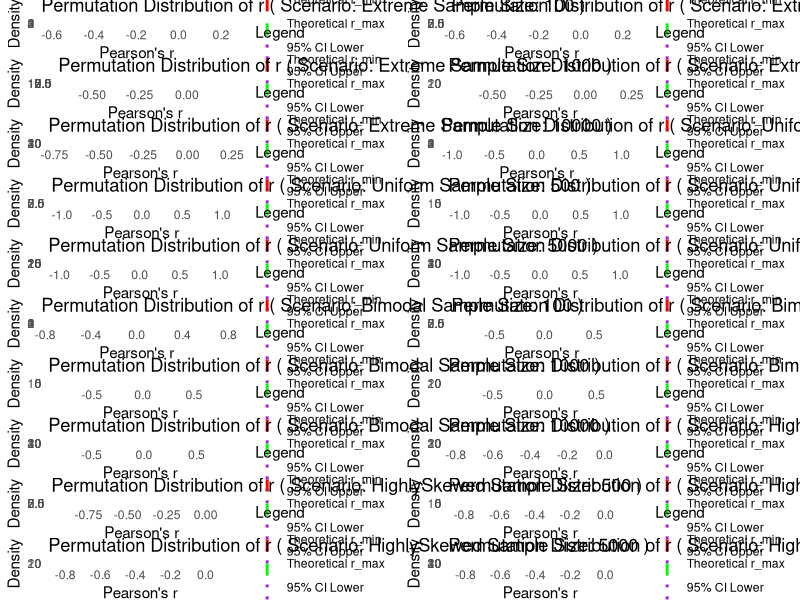
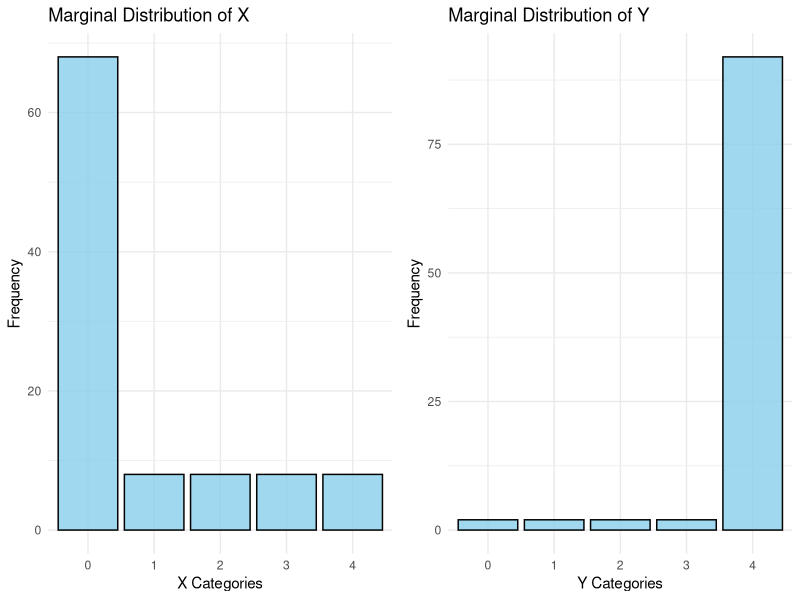
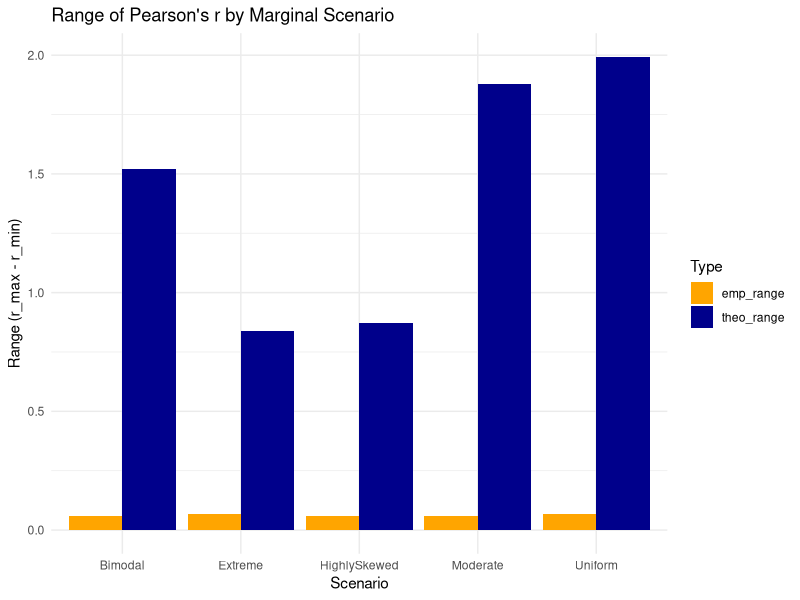

The R script that drew these images, in order:
# Load required libraries
library(ggplot2)
library(gridExtra)
library(dplyr)

# -----------------------------------------------------------------------------
# 1. Functions for theoretical correlations and simulation

# Function to compute the maximum correlation (comonotonic coupling)
max_corr_sorted <- function(marginalX, marginalY, sample_size = 10000) {
	# If marginals sum to ~1, treat as probabilities and generate counts.
	if (sum(marginalX) <= 1.1) {
		countsX <- as.vector(rmultinom(1, size = sample_size, prob = marginalX))
	} else {
		countsX <- marginalX
		sample_size <- sum(countsX)
	}
	if (sum(marginalY) <= 1.1) {
		countsY <- as.vector(rmultinom(1, size = sample_size, prob = marginalY))
	} else {
		countsY <- marginalY
		if (sum(countsY) != sample_size) stop("Counts for X and Y must be equal.")
	}
	
	x_levels <- 0:(length(countsX) - 1)
	y_levels <- 0:(length(countsY) - 1)
	
	pX <- countsX / sum(countsX)
	pY <- countsY / sum(countsY)
	muX <- sum(x_levels * pX)
	muY <- sum(y_levels * pY)
	sigmaX <- sqrt(sum(x_levels^2 * pX) - muX^2)
	sigmaY <- sqrt(sum(y_levels^2 * pY) - muY^2)
	
	# Compute the joint distribution using cumulative probabilities (Fréchet–Hoeffding upper bound)
	cum_pX <- cumsum(pX)
	cum_pY <- cumsum(pY)
	joint <- matrix(0, nrow = length(x_levels), ncol = length(y_levels))
	
	i <- 1; j <- 1
	cumX_prev <- 0; cumY_prev <- 0
	while (i <= length(x_levels) && j <= length(y_levels)) {
		currX <- cum_pX[i]
		currY <- cum_pY[j]
		joint[i, j] <- min(currX, currY) - max(cumX_prev, cumY_prev)
		
		if (currX < currY) {
			cumX_prev <- currX
			i <- i + 1
		} else if (currX > currY) {
			cumY_prev <- currY
			j <- j + 1
		} else {
			cumX_prev <- currX
			cumY_prev <- currY
			i <- i + 1
			j <- j + 1
		}
	}
	
	E_XY <- sum(outer(x_levels, y_levels, FUN = "*") * joint)
	r_max <- (E_XY - muX * muY) / (sigmaX * sigmaY)
	return(r_max)
}

# Function to compute the minimum correlation (anti-comonotonic pairing)
min_corr_sorted <- function(marginalX, marginalY, sample_size = 10000) {
	if (sum(marginalX) <= 1.1) {
		countsX <- as.vector(rmultinom(1, size = sample_size, prob = marginalX))
	} else {
		countsX <- marginalX
		sample_size <- sum(countsX)
	}
	if (sum(marginalY) <= 1.1) {
		countsY <- as.vector(rmultinom(1, size = sample_size, prob = marginalY))
	} else {
		countsY <- marginalY
		if (sum(countsY) != sample_size) stop("Counts for X and Y must be equal.")
	}
	
	x_levels <- 0:(length(countsX) - 1)
	y_levels <- 0:(length(countsY) - 1)
	
	x_vec <- rep(x_levels, times = countsX)
	y_vec <- rep(y_levels, times = countsY)
	
	# For r_min, pair highest X with lowest Y.
	x_sorted <- sort(x_vec, decreasing = TRUE)
	y_sorted <- sort(y_vec, decreasing = FALSE)
	
	r_min <- cor(x_sorted, y_sorted)
	return(r_min)
}

# Function to simulate the permutation (randomization) distribution of Pearson's r
simulate_random_corr <- function(marginalX, marginalY, nsim = 1000, sample_size = 10000) {
	if (sum(marginalX) <= 1.1) {
		countsX <- as.vector(rmultinom(1, size = sample_size, prob = marginalX))
	} else {
		countsX <- marginalX
		sample_size <- sum(countsX)
	}
	if (sum(marginalY) <= 1.1) {
		countsY <- as.vector(rmultinom(1, size = sample_size, prob = marginalY))
	} else {
		countsY <- marginalY
		if (sum(countsY) != sample_size) stop("Counts for X and Y must be equal.")
	}
	
	x_levels <- 0:(length(countsX) - 1)
	y_levels <- 0:(length(countsY) - 1)
	
	x_vec <- rep(x_levels, times = countsX)
	y_vec <- rep(y_levels, times = countsY)
	
	r_vals <- numeric(nsim)
	for (i in 1:nsim) {
		x_perm <- sample(x_vec, size = length(x_vec), replace = FALSE)
		y_perm <- sample(y_vec, size = length(y_vec), replace = FALSE)
		r_vals[i] <- cor(x_perm, y_perm)
	}
	return(r_vals)
}

# -----------------------------------------------------------------------------
# 2. Define ggplot functions for displaying results

# Function to plot the empirical distribution of Pearson's r with vertical lines and legend
plot_empirical_distribution <- function(r_vals, r_min, r_max, ci_bounds,
										main = "Empirical Distribution of Pearson's r") {
	df <- data.frame(r = r_vals)
	
	# Set x-axis limits to include r_min and r_max
	x_lower <- min(r_min, quantile(r_vals, 0.01)) - 0.05
	x_upper <- max(r_max, quantile(r_vals, 0.99)) + 0.05
	
	vlines <- data.frame(
		xintercept = c(r_min, r_max, ci_bounds[1], ci_bounds[2]),
		label = factor(c("Theoretical r_min", "Theoretical r_max", "95% CI Lower", "95% CI Upper"),
					   levels = c("Theoretical r_min", "Theoretical r_max", "95% CI Lower", "95% CI Upper"))
	)
	
	p <- ggplot(df, aes(x = r)) +
		geom_histogram(aes(y = ..density..), bins = 30,
					   fill = "lightblue", color = "white", alpha = 0.7) +
		geom_density(color = "darkblue", size = 1) +
		geom_vline(data = vlines,
				   aes(xintercept = xintercept, color = label, linetype = label),
				   size = 1) +
		scale_color_manual(name = "Legend", 
						   values = c("Theoretical r_min" = "red", 
						   		   "Theoretical r_max" = "green", 
						   		   "95% CI Lower" = "purple", 
						   		   "95% CI Upper" = "purple")) +
		scale_linetype_manual(name = "Legend",
							  values = c("Theoretical r_min" = "dashed", 
							  		   "Theoretical r_max" = "dashed", 
							  		   "95% CI Lower" = "dotted", 
							  		   "95% CI Upper" = "dotted")) +
		labs(title = main,
			 x = "Pearson's r",
			 y = "Density") +
		xlim(x_lower, x_upper) +
		theme_minimal()
	return(p)
}

# Function to plot a marginal distribution as a bar plot using ggplot2
plot_marginal <- function(counts, varname = "X") {
	df <- data.frame(Category = factor(0:(length(counts)-1)),
					 Frequency = counts)
	p <- ggplot(df, aes(x = Category, y = Frequency)) +
		geom_bar(stat = "identity", fill = "skyblue", color = "black", alpha = 0.8) +
		labs(title = paste("Marginal Distribution of", varname),
			 x = paste(varname, "Categories"),
			 y = "Frequency") +
		theme_minimal()
	return(p)
}

# -----------------------------------------------------------------------------
# 3. Simulation study: Explore cases where the simulated extremes are nearly the theoretical bounds.
#
# We now include additional scenarios in the scenarios list.
scenarios <- list(
	Extreme = list(
		marginalX = c(0.7, rep(0.3/4, 4)),
		marginalY = c(rep(0.02, 4), 1 - 0.02*4)
	),
	Uniform = list(
		marginalX = rep(1/5, 5),
		marginalY = rep(1/5, 5)
	),
	Bimodal = list(
		marginalX = c(0.45, 0.05, 0.05, 0.05, 0.4),
		marginalY = c(0.1, 0.1, 0.1, 0.1, 0.6)
	),
	HighlySkewed = list(
		marginalX = c(0.9, rep(0.1/4, 4)),
		marginalY = c(rep(0.01, 4), 1 - 0.01*4)
	)
)
sample_sizes <- c(100, 500, 1000, 5000, 10000)

# Storage for summary statistics, simulated r values, and glued pairs.
summary_df <- data.frame()
sim_r_df <- data.frame()
glued_pairs <- list()  # nested list: glued_pairs[[scenario]][[sample_size]] = list(max = , min = )

# Loop over scenarios and sample_sizes.
for (sc in names(scenarios)) {
	pX <- scenarios[[sc]]$marginalX
	pY <- scenarios[[sc]]$marginalY
	glued_pairs[[sc]] <- list()
	
	for (s in sample_sizes) {
		# Compute theoretical bounds.
		r_min_val <- min_corr_sorted(pX, pY, sample_size = s)
		r_max_val <- max_corr_sorted(pX, pY, sample_size = s)
		
		# Simulate permutation distribution.
		r_sim <- simulate_random_corr(pX, pY, nsim = 1000, sample_size = s)
		med_r <- median(r_sim)
		lower_ci <- quantile(r_sim, 0.025)
		upper_ci <- quantile(r_sim, 0.975)
		
		# Save summary statistics (also compute differences).
		diff_lower <- abs(r_min_val - lower_ci)
		diff_upper <- abs(r_max_val - upper_ci)
		summary_df <- rbind(summary_df, data.frame(
			scenario = sc,
			sample_size = s,
			r_min = r_min_val,
			lower_ci = lower_ci,
			diff_lower = diff_lower,
			r_max = r_max_val,
			upper_ci = upper_ci,
			diff_upper = diff_upper,
			median_r = med_r
		))
		
		# Save simulated r values.
		sim_r_df <- rbind(sim_r_df, data.frame(
			scenario = sc,
			sample_size = s,
			r = r_sim
		))
		
		# Save "glued pairs" (joint distributions) for r_max and r_min.
		# Create counts from probabilities, ensuring they sum exactly to s.
		x_levels <- 0:(length(pX)-1)
		y_levels <- 0:(length(pY)-1)
		
		countsX <- round(pX * s)
		diffX <- s - sum(countsX)
		if(diffX != 0) {
			i_max <- which.max(countsX)
			countsX[i_max] <- countsX[i_max] + diffX
		}
		countsY <- round(pY * s)
		diffY <- s - sum(countsY)
		if(diffY != 0) {
			i_max <- which.max(countsY)
			countsY[i_max] <- countsY[i_max] + diffY
		}
		
		x_vec <- rep(x_levels, times = countsX)
		y_vec <- rep(y_levels, times = countsY)
		
		max_pairs <- data.frame(X = sort(x_vec, decreasing = TRUE),
								Y = sort(y_vec, decreasing = TRUE))
		min_pairs <- data.frame(X = sort(x_vec, decreasing = TRUE),
								Y = sort(y_vec, decreasing = FALSE))
		
		glued_pairs[[sc]][[as.character(s)]] <- list(max = max_pairs, min = min_pairs)
	}
}

# Print the simulation summary.
cat("Simulation Summary:\n")
print(summary_df)

# Identify cases where the theoretical lower bound is nearly equal to the 2.5% quantile 
# and the upper bound is nearly equal to the 97.5% quantile.
threshold <- 0.91  # tolerance for differences
cat("\nCases where |r_min - lower_ci| < ", threshold, " and |r_max - upper_ci| < ", threshold, ":\n", sep = "")
print(subset(summary_df, diff_lower < threshold & diff_upper < threshold))

# Optionally, arrange and display all the permutation distribution plots.
plots <- list()
for (i in 1:nrow(summary_df)) {
	row <- summary_df[i, ]
	title_str <- paste("Scenario:", row$scenario, "Sample Size:", row$sample_size)
	r_vals <- sim_r_df %>% filter(scenario == row$scenario, sample_size == row$sample_size) %>% pull(r)
	ci_bounds <- c(row$lower_ci, row$upper_ci)
	p_emp <- plot_empirical_distribution(r_vals, row$r_min, row$r_max, ci_bounds,
										 main = paste("Permutation Distribution of r (", title_str, ")", sep = " "))
	plots[[i]] <- p_emp
}
grid.arrange(grobs = plots, ncol = 2)

# -----------------------------------------------------------------------------
# Also, display the marginal distributions for one instance as an example.
# (We use the "Extreme" scenario at the smallest sample_size.)
example_sample_size <- sample_sizes[1]
example_pX <- scenarios[["Extreme"]]$marginalX
example_pY <- scenarios[["Extreme"]]$marginalY
example_countsX <- round(example_pX * example_sample_size)
diffX <- example_sample_size - sum(example_countsX)
if(diffX != 0) {
	i_max <- which.max(example_countsX)
	example_countsX[i_max] <- example_countsX[i_max] + diffX
}
example_countsY <- round(example_pY * example_sample_size)
diffY <- example_sample_size - sum(example_countsY)
if(diffY != 0) {
	i_max <- which.max(example_countsY)
	example_countsY[i_max] <- example_countsY[i_max] + diffY
}

cat("\nMarginal Distribution for X (counts, Extreme scenario):\n")
print(data.frame(Category = 0:(length(example_countsX)-1),
				 Frequency = example_countsX))
cat("\nMarginal Distribution for Y (counts, Extreme scenario):\n")
print(data.frame(Category = 0:(length(example_countsY)-1),
				 Frequency = example_countsY))

pX_plot <- plot_marginal(example_countsX, varname = "X")
pY_plot <- plot_marginal(example_countsY, varname = "Y")
grid.arrange(pX_plot, pY_plot, ncol = 2)

# -----------------------------------------------------------------------------
# Optionally, inspect the glued pairs for one example.
# For instance, for the "Extreme" scenario at sample_size = 500.
example_glued <- glued_pairs[["Extreme"]][["500"]]
cat("\nGlued pairs for maximum correlation (Extreme, sample_size = 500):\n")
print(head(example_glued$max, 10))
cat("\nGlued pairs for minimum correlation (Extreme, sample_size = 500):\n")
print(head(example_glued$min, 10))






###########


# Load required libraries
library(ggplot2)
library(dplyr)
library(tidyr)

# -------------------------------
# 1. Define functions (same as before)

# Function to compute the maximum correlation (comonotonic coupling)
max_corr_sorted <- function(marginalX, marginalY, sample_size = 10000) {
	if (sum(marginalX) <= 1.1) {
		countsX <- as.vector(rmultinom(1, size = sample_size, prob = marginalX))
	} else {
		countsX <- marginalX
		sample_size <- sum(countsX)
	}
	if (sum(marginalY) <= 1.1) {
		countsY <- as.vector(rmultinom(1, size = sample_size, prob = marginalY))
	} else {
		countsY <- marginalY
		if (sum(countsY) != sample_size) stop("Counts for X and Y must be equal.")
	}
	
	x_levels <- 0:(length(countsX) - 1)
	y_levels <- 0:(length(countsY) - 1)
	
	pX <- countsX / sum(countsX)
	pY <- countsY / sum(countsY)
	muX <- sum(x_levels * pX)
	muY <- sum(y_levels * pY)
	sigmaX <- sqrt(sum(x_levels^2 * pX) - muX^2)
	sigmaY <- sqrt(sum(y_levels^2 * pY) - muY^2)
	
	cum_pX <- cumsum(pX)
	cum_pY <- cumsum(pY)
	joint <- matrix(0, nrow = length(x_levels), ncol = length(y_levels))
	
	i <- 1; j <- 1
	cumX_prev <- 0; cumY_prev <- 0
	while (i <= length(x_levels) && j <= length(y_levels)) {
		currX <- cum_pX[i]
		currY <- cum_pY[j]
		joint[i, j] <- min(currX, currY) - max(cumX_prev, cumY_prev)
		
		if (currX < currY) {
			cumX_prev <- currX; i <- i + 1
		} else if (currX > currY) {
			cumY_prev <- currY; j <- j + 1
		} else {
			cumX_prev <- currX; cumY_prev <- currY; i <- i + 1; j <- j + 1
		}
	}
	
	E_XY <- sum(outer(x_levels, y_levels, FUN = "*") * joint)
	r_max <- (E_XY - muX * muY) / (sigmaX * sigmaY)
	return(r_max)
}

# Function to compute the minimum correlation (anti-comonotonic pairing)
min_corr_sorted <- function(marginalX, marginalY, sample_size = 10000) {
	if (sum(marginalX) <= 1.1) {
		countsX <- as.vector(rmultinom(1, size = sample_size, prob = marginalX))
	} else {
		countsX <- marginalX
		sample_size <- sum(countsX)
	}
	if (sum(marginalY) <= 1.1) {
		countsY <- as.vector(rmultinom(1, size = sample_size, prob = marginalY))
	} else {
		countsY <- marginalY
		if (sum(countsY) != sample_size) stop("Counts for X and Y must be equal.")
	}
	
	x_levels <- 0:(length(countsX) - 1)
	y_levels <- 0:(length(countsY) - 1)
	
	x_vec <- rep(x_levels, times = countsX)
	y_vec <- rep(y_levels, times = countsY)
	
	# For r_min, pair highest X with lowest Y.
	x_sorted <- sort(x_vec, decreasing = TRUE)
	y_sorted <- sort(y_vec, decreasing = FALSE)
	
	r_min <- cor(x_sorted, y_sorted)
	return(r_min)
}

# Function to simulate the permutation distribution of Pearson's r
simulate_random_corr <- function(marginalX, marginalY, nsim = 1000, sample_size = 10000) {
	if (sum(marginalX) <= 1.1) {
		countsX <- as.vector(rmultinom(1, size = sample_size, prob = marginalX))
	} else {
		countsX <- marginalX
		sample_size <- sum(countsX)
	}
	if (sum(marginalY) <= 1.1) {
		countsY <- as.vector(rmultinom(1, size = sample_size, prob = marginalY))
	} else {
		countsY <- marginalY
		if (sum(countsY) != sample_size) stop("Counts for X and Y must be equal.")
	}
	
	x_levels <- 0:(length(countsX) - 1)
	y_levels <- 0:(length(countsY) - 1)
	
	x_vec <- rep(x_levels, times = countsX)
	y_vec <- rep(y_levels, times = countsY)
	
	r_vals <- numeric(nsim)
	for (i in 1:nsim) {
		x_perm <- sample(x_vec, size = length(x_vec), replace = FALSE)
		y_perm <- sample(y_vec, size = length(y_vec), replace = FALSE)
		r_vals[i] <- cor(x_perm, y_perm)
	}
	return(r_vals)
}

# -------------------------------
# 2. Define candidate marginal distributions for X and Y.
# We assume 5 categories for both. We'll consider several scenarios.
scenarios <- list(
	Extreme = list(
		marginalX = c(0.7, rep(0.3/4, 4)),
		marginalY = c(rep(0.02, 4), 1 - 0.02*4)
	),
	Uniform = list(
		marginalX = rep(1/5, 5),
		marginalY = rep(1/5, 5)
	),
	Bimodal = list(
		marginalX = c(0.45, 0.05, 0.05, 0.05, 0.4),
		marginalY = c(0.1, 0.1, 0.1, 0.1, 0.6)
	),
	HighlySkewed = list(
		marginalX = c(0.9, rep(0.1/4, 4)),
		marginalY = c(rep(0.01, 4), 1 - 0.01*4)
	),
	Moderate = list(
		marginalX = c(0.4, 0.15, 0.15, 0.15, 0.15),
		marginalY = c(0.15, 0.2, 0.2, 0.2, 0.25)
	)
)

# -------------------------------
# 3. Scan over scenarios (with fixed sample_size and nsim) to compute the range.
sample_size <- 10000
nsim <- 1000

results <- data.frame(Scenario = character(), 
					  r_min = numeric(),
					  r_max = numeric(),
					  theo_range = numeric(),
					  emp_range = numeric(),
					  stringsAsFactors = FALSE)

set.seed(123)  # for reproducibility
for (sc in names(scenarios)) {
	margX <- scenarios[[sc]]$marginalX
	margY <- scenarios[[sc]]$marginalY
	
	rmin <- min_corr_sorted(margX, margY, sample_size = sample_size)
	rmax <- max_corr_sorted(margX, margY, sample_size = sample_size)
	r_sim <- simulate_random_corr(margX, margY, nsim = nsim, sample_size = sample_size)
	
	theo_range <- rmax - rmin
	emp_range <- max(r_sim) - min(r_sim)
	
	results <- rbind(results, data.frame(Scenario = sc, 
										 r_min = rmin,
										 r_max = rmax,
										 theo_range = theo_range,
										 emp_range = emp_range))
}
print(results)

# -------------------------------
# 4. Plot the ranges by scenario.
results_long <- results %>%
	pivot_longer(cols = c("theo_range", "emp_range"), 
				 names_to = "Type", 
				 values_to = "Range")

ggplot(results_long, aes(x = Scenario, y = Range, fill = Type)) +
	geom_bar(stat = "identity", position = "dodge") +
	labs(title = "Range of Pearson's r by Marginal Scenario",
		 y = "Range (r_max - r_min)", x = "Scenario") +
	scale_fill_manual(values = c("theo_range" = "darkblue", "emp_range" = "orange")) +
	theme_minimal()
